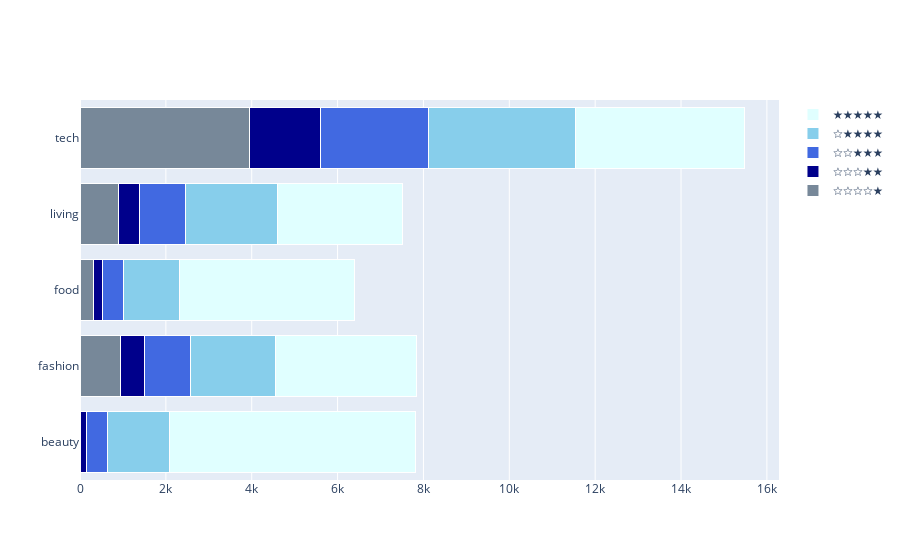

Source (notebook cell):
### Code cell
fig.show()

### Figure 1 — Plotly figure (JSON) as saved in the notebook; plotly's stock layout.template omitted (floating-point values rounded to 4 significant figures)
{"data": [{"marker": {"color": "lightslategray", "line": {"color": "white", "width": 1}}, "name": "☆☆☆☆★", "orientation": "h", "type": "bar", "x": [0.02299, 953, 309, 887, 3945], "y": ["beauty", "fashion", "food", "living", "tech"]}, {"marker": {"color": "darkblue", "line": {"color": "white", "width": 1}}, "name": "☆☆☆★★", "orientation": "h", "type": "bar", "x": [161, 551, 217, 498, 1656], "y": ["beauty", "fashion", "food", "living", "tech"]}, {"marker": {"color": "royalblue", "line": {"color": "white", "width": 1}}, "name": "☆☆★★★", "orientation": "h", "type": "bar", "x": [472, 1059, 494, 1067, 2505], "y": ["beauty", "fashion", "food", "living", "tech"]}, {"marker": {"color": "skyblue", "line": {"color": "white", "width": 1}}, "name": "☆★★★★", "orientation": "h", "type": "bar", "x": [1449, 1992, 1307, 2145, 3439], "y": ["beauty", "fashion", "food", "living", "tech"]}, {"marker": {"color": "lightcyan", "line": {"color": "white", "width": 1}}, "name": "★★★★★", "orientation": "h", "type": "bar", "x": [5739, 3281, 4057, 2925, 3923], "y": ["beauty", "fashion", "food", "living", "tech"]}], "layout": {"barmode": "stack"}}
